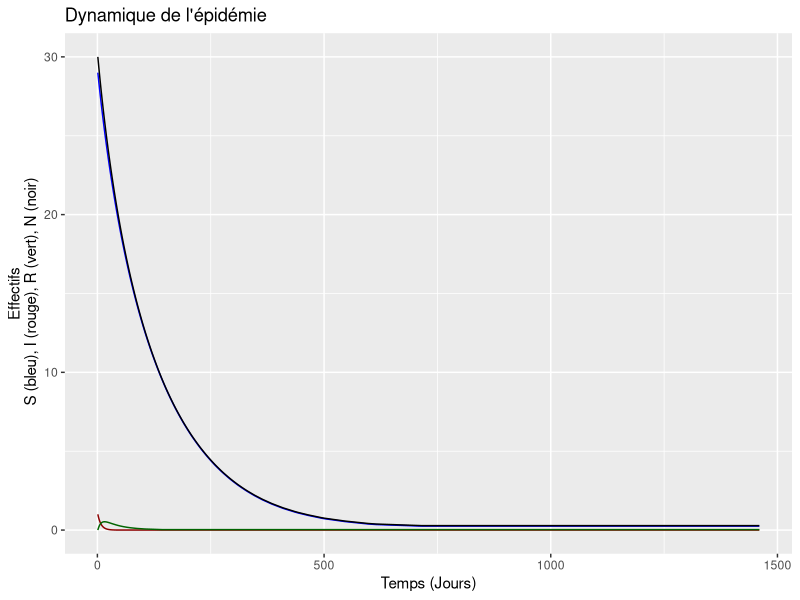

R code for this plot:
## ---- chunk 1
#Initialisation des paramètres liés à la dynamique de l'épidémie

# Paramètres du pathogène  
#trans = 0.1;
trans=0;
rec = 1/10;	# Période infectieuse dure 10 jours
loss = 1/60; # immunité dure 60 jours
madd = 0.02; # 2% de chance de mourrir par jour infecté

## ---- chunk 2
#Initialisation des paramètres liés à la dynamique de la population

# Paramètres de la population
K = 30;		    
sr = 0.5;	    
m1 = 0.007;	    
m2 = 0.0003; #vivent environ 13 ans	    
f = 0.002;	
portee = 7; #	
t1 = 1/365;	# femelles mature à un an    
	    
## ---- chunk 3
# Création d'une matrice de 0 aux bonnes dimensions (3 lignes, 3 colonnes, le nombre de jours que dure la simulation)

temps = 4*365; #durée de la simulation = 2 ans

MAT <- array(0, dim=c(3,3,temps)); 

## ---- chunk 4
# conditions initiales 
MAT[1,1,1] <- 10;                  # nombre de jeunes sains aux conditions initiales
MAT[2,1,1] <- 19;                  # nombre d'adulte sains aux conditions initiales
MAT[2,2,1] <- 1;                   # nombre d'adulte malade aux conditions initiales
## ---- chunk 5
MAT[1:2,1,1]
## ---- chunk 6
MAT[1,1:2,1] #Individus jeunes sains et infectés aux conditions initiales
MAT[1,1,1:5] #Jeunes sains aux cours des 5 premiers jours (pour l'instant les effectifs sont de 0 après t=1 car la simulation n'est pas encore faite)
## ---- chunk 7
MAT[1:3,1,1] # Methode vu précédement pour accéder aux lignes 1 à 3 pour l'état sain aux condition initiale

MAT[,1,1] # Nouvelle methode
## ---- chunk 8
MAT[1:2,,1:2] # Visualisation des effectifs de jeunes et d'adultes pour tout les état de santés sur les deux premiers jours.
## ---- chunk 9
sum(MAT[1:2,1,1])  # Somme du nombre de jeunes et d'adultes sains aux conditions initiales 
## ---- chunk 10
# effectifs par etat de sante aux conditions initiales

MAT[3,1,1] <- sum(MAT[1:2,1,1]); #Nombre total de surricates sains 
MAT[3,2,1] <- sum(MAT[1:2,2,1]); #Nombre total de surricates infectieux
MAT[3,3,1] <- sum(MAT[1:2,3,1]); #Nombre total de surricates immunisés
## ---- chunk 11
Nevo <- rep(0,temps) #initialisation d'un vecteur pour garder en mémoire la population totale au cours du temps
Nevo[1] <- sum(MAT[3,,1])

# SIMULATIONS
for (t in 1:(temps-1)){ 
  # Pour la classe d'age jeune (0-1 an) cf équations ci-dessus
  # RQ : les naissances sont positives, les nouveaux nes etant dans l'etat sains
  N <- sum(MAT[3,,t]);# taille de la population totale vivante
 
  MAT[1,1,t+1] <- round(MAT[1,1,t]*(1-m1-t1-trans*MAT[3,2,t]/N) + loss*MAT[1,3,t] + max(0, sr*portee*(sum(MAT[2,,t])*f ) * (1 - N/K)),3); # Jeunes sains le jour suivant
  MAT[1,2,t+1] <- round(MAT[1,2,t]*(1-m1-madd-t1-rec) + trans*MAT[1,1,t]*MAT[3,3,t]/N,3); # Jeunes infectieux le jour suivant
  MAT[1,3,t+1] <- round(MAT[1,3,t]*(1-m1-t1-loss) + rec*MAT[1,2,t],3); # Jeunes immunisés le jour suivant

  # classe d'age adulte (1 - 13 ans)  cf équations ci-dessus
 
  
  MAT[2,1,t+1] <- round(MAT[2,1,t]*(1-m1-t1-trans*MAT[3,2,t]/N) + loss*MAT[2,3,t],3); 
  MAT[2,2,t+1] <- round(MAT[2,2,t]*(1-m1-madd-t1-rec) + trans*MAT[2,1,t]*MAT[3,3,t]/N,3); 
  MAT[2,3,t+1] <- round(MAT[2,3,t]*(1-m1-t1-loss) + rec*MAT[2,2,t],3);
  
  # calcul des effectifs par etat de sante
  MAT[3,1,t+1] <- sum(MAT[1:2,1,t+1]);
  MAT[3,2,t+1] <- sum(MAT[1:2,2,t+1]);
  MAT[3,3,t+1] <- sum(MAT[1:2,3,t+1]);              
 
  
  Nevo[t+1] <- sum(MAT[3,,t+1])
  
}# fin boucle temps
## ---- chunk 12
#Conversion des effectifs totaux par états de santé aux cours du temps en dataframe

Effectifs_sains<-as.data.frame(MAT[3,1,])#Sains
Effectifs_infectieux<-as.data.frame(MAT[3,2,])#Infectieux
Effectifs_immunises<-as.data.frame(MAT[3,3,])#Immunises

# Mise sous la forme d'un unique dataframe
Effectifs<-cbind(Effectifs_sains,Effectifs_infectieux,Effectifs_immunises)

# Graphique
library(ggplot2)
Effectifsplot<-ggplot(Effectifs,aes(x=seq(1,temps,1))) +
  geom_line(aes(y=Effectifs[,1]),color="blue") +    
  geom_line(aes(y=Effectifs[,2]),color="darkred") + 
  geom_line(aes(y=Effectifs[,3]),color="darkgreen" ) + 
  geom_line(aes(y=Nevo),color="black") +
  labs(title="Dynamique de l'épidémie",x="Temps (Jours)",y="Effectifs\n S (bleu), I (rouge), R (vert), N (noir)")

Effectifsplot  
